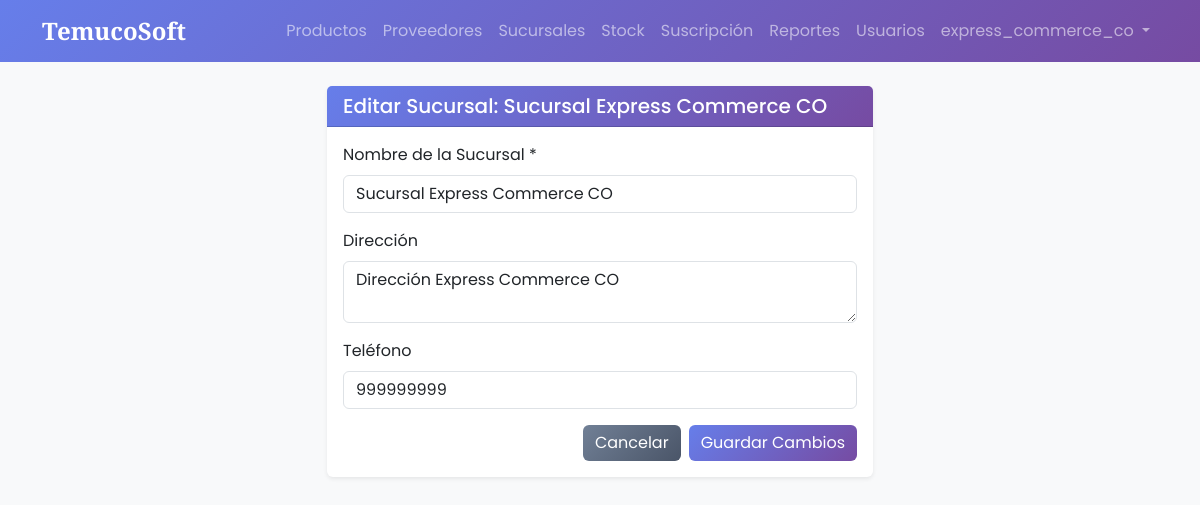
/branches/3/edit/ (signed in), run on the app's committed database.
### core/models.py (models this page shows, shortened)
class User(AbstractUser):
    ROLES = (
        ('super_admin', 'Super Admin (TemucoSoft)'),
        ('admin_cliente', 'Admin Cliente'),
        ('gerente', 'Gerente'),
        ('vendedor', 'Vendedor'),
        ('cliente_final', 'Cliente Final'),
    )
    rut = models.CharField(
        max_length=12,
        blank=True,
        null=True,
        validators=[validar_rut],
        help_text="Formato: 12.345.678-9 o 12345678-9"
    )
    role = models.CharField(max_length=20, choices=ROLES, default='cliente_final')
    company = models.CharField(max_length=100, blank=True, null=True)
    created_at = models.DateTimeField(auto_now_add=True)

class Branch(models.Model):
    name = models.CharField(max_length=100)
    address = models.CharField(max_length=200)
    phone = models.CharField(max_length=20)

### core/views.py (the view, shortened to what this page needs)
# urls.py: path('branches/<int:branch_id>/edit/', branch_edit_view, name='branch_edit'),
@login_required
def branch_edit_view(request, branch_id):
    branch = get_object_or_404(Branch, id=branch_id)
    if request.user.role not in ['admin_cliente', 'super_admin']:
        messages.error(request, "No tiene permisos para editar sucursales.")
        return redirect('home')
    return render(request, 'core/branch_form.html', {'branch': branch, 'mode': 'edit'})

### core/templates/core/branch_form.html (shortened to what this page needs)
{% extends 'core/base.html' %}
{% block content %}
<div class="row justify-content-center">
    <div class="col-md-6">
        <div class="card shadow-sm">
            <div class="card-header bg-primary text-white">
                <h5 class="mb-0">
                    {% if mode == 'create' %}
                        Crear Nueva Sucursal
                    {% else %}
                        Editar Sucursal: {{ branch.name }}
                    {% endif %}
                </h5>
            </div>
            <div class="card-body">
                <form method="POST">
                    <div class="mb-3">
                        <label for="name" class="form-label">Nombre de la Sucursal *</label>
                        <input type="text" class="form-control" id="name" name="name"
                               value="{% if branch %}{{ branch.name }}{% endif %}" required>
                    </div>
                    <div class="mb-3">
                        <label for="address" class="form-label">Dirección</label>
                        <textarea class="form-control" id="address" name="address" rows="2">{% if branch %}{{ branch.address }}{% endif %}</textarea>
                    </div>
                    <div class="mb-3">
                        <label for="phone" class="form-label">Teléfono</label>
                        <input type="tel" class="form-control" id="phone" name="phone"
                               value="{% if branch %}{{ branch.phone }}{% endif %}">
                    </div>
                    <div class="d-grid gap-2 d-md-flex justify-content-md-end">
                        <a href="{% url 'branch_list' %}" class="btn btn-secondary">Cancelar</a>
                        <button type="submit" class="btn btn-primary">
                            {% if mode == 'create' %}
                                Crear Sucursal
                            {% else %}
                                Guardar Cambios
                            {% endif %}
                        </button>
                    </div>
                </form>
            </div>
        </div>
    </div>
</div>
{% endblock %}

### core/templates/core/base.html (shortened to what this page needs)
<!DOCTYPE html>
<html lang="es">
<head>
    <link href="https://cdn.jsdelivr.net/npm/bootstrap@5.3.0/dist/css/bootstrap.min.css" rel="stylesheet">
</head>
<body>
    <nav class="navbar navbar-expand-lg navbar-dark navbar-custom mb-4">
        <div class="container">
            <a class="navbar-brand" href="/">TemucoSoft</a>
            <div class="collapse navbar-collapse" id="navbarNav">
                <ul class="navbar-nav ms-auto">
                    {% if request.user.is_authenticated %}
                        {% if request.user.role == 'admin_cliente' or request.user.role == 'super_admin' %}
                            <li class="nav-item"><a class="nav-link" href="{% url 'product_list' %}">Productos</a></li>
                            <li class="nav-item"><a class="nav-link" href="{% url 'supplier_list' %}">Proveedores</a></li>
                            <li class="nav-item"><a class="nav-link" href="{% url 'branch_list' %}">Sucursales</a></li>
                            <li class="nav-item"><a class="nav-link" href="{% url 'inventory' %}">Stock</a></li>
                            <li class="nav-item"><a class="nav-link" href="{% url 'subscription' %}">Suscripción</a></li>
                            <li class="nav-item"><a class="nav-link" href="{% url 'reports' %}">Reportes</a></li>
                            <li class="nav-item"><a class="nav-link" href="{% url 'user_list' %}">Usuarios</a></li>
                        {% endif %}
                        <li class="nav-item dropdown">
                            <a class="nav-link dropdown-toggle" href="#" role="button" data-bs-toggle="dropdown">
                                {{ request.user.username }}
                            </a>
                        </li>
                    {% else %}
                        <li class="nav-item"><a class="nav-link" href="{% url 'login' %}">Iniciar Sesión</a></li>
                    {% endif %}
                </ul>
            </div>
        </div>
    </nav>
    <div class="container">
        {% block content %}
        {% endblock %}
    </div>
</body>
</html>

### core/templates/core/base.html (style rules this page uses)
body { font-family: 'Poppins', sans-serif; background-color: #f8f9fa; }
.navbar-brand { font-family: 'Playfair Display', serif; font-weight: 700; font-size: 1.5rem; }
.navbar-custom { background: linear-gradient(135deg, #667eea 0%, #764ba2 100%); }
.card { transition: transform 0.2s, box-shadow 0.2s; border: none; box-shadow: 0 2px 8px rgba(0,0,0,0.08); }
.bg-primary { background: linear-gradient(135deg, #667eea 0%, #764ba2 100%) !important; }
.btn-primary { background: linear-gradient(135deg, #667eea 0%, #764ba2 100%); border: none; }
.btn-secondary { background: linear-gradient(135deg, #718096 0%, #4A5568 100%); border: none; }

### data on the page
User: user.username "express_commerce_co"
Branch: name "Sucursal Express Commerce CO", address "Dirección Express Commerce CO", phone "999999999"
